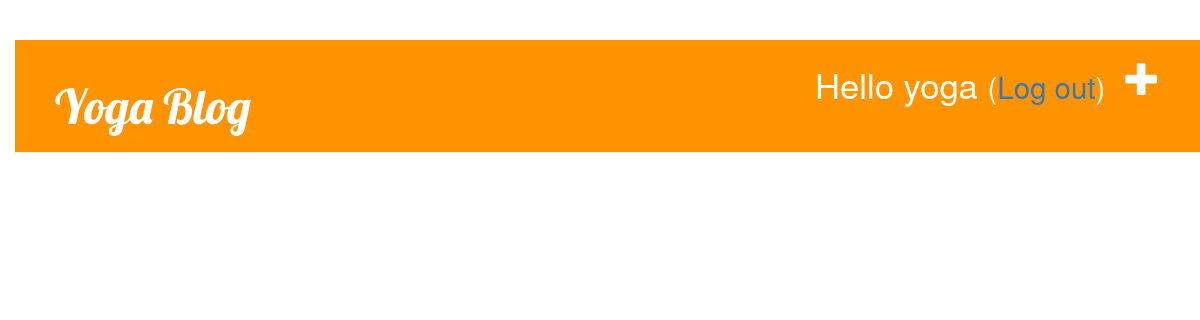
Page / (signed in) on the earlier database version.
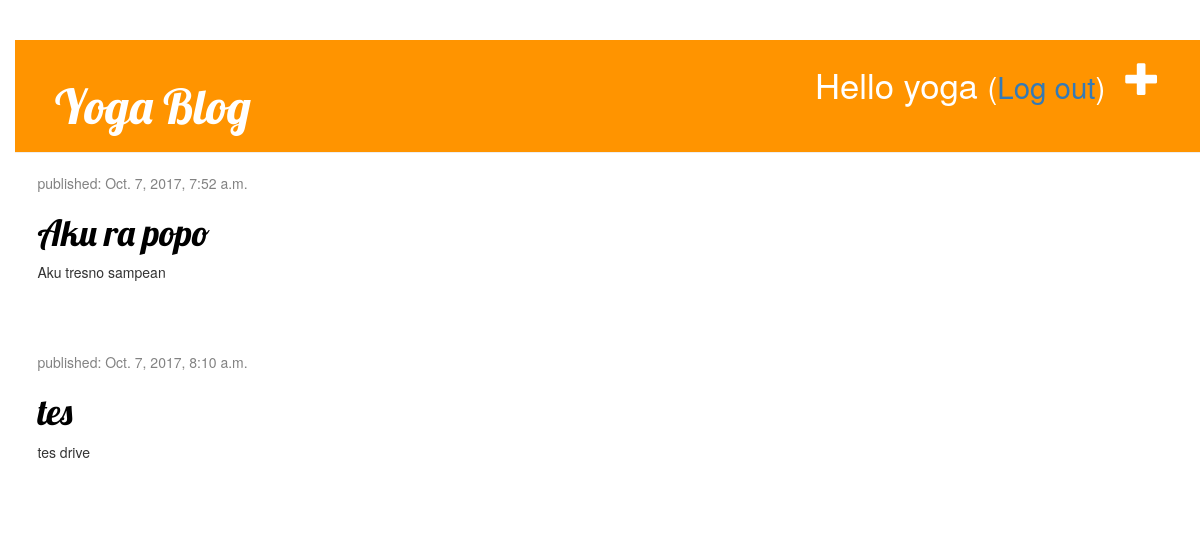
Same page on the later database version.
### blog/models.py (models this page shows, shortened)
class Post(models.Model):
    author = models.ForeignKey('auth.User')
    title = models.CharField(max_length=200)
    text = models.TextField()
    created_date = models.DateTimeField(default=timezone.now)
    published_date = models.DateTimeField(blank=True, null=True)

### blog/views.py (the view)
# urls.py: url(r'^$', views.post_list, name='post_list'),
def post_list(request):
    posts = Post.objects.filter(published_date__lte=timezone.now()).order_by('published_date')
    return render(request, 'blog/post_list.html', {'posts': posts})

### blog/templates/blog/post_list.html
{% extends 'blog/base.html' %}
{% block content %}
  {% for post in posts %}
    <div class="post">
      <div class="date">
        <p>published: {{ post.published_date }}</p>
      </div>
      <h1><a href="{% url 'post_detail' pk=post.pk %}">{{ post.title }}</a></h1>
      <p>{{ post.text|linebreaksbr }}
    </div>
  {% endfor %}
{% endblock %}

### blog/templates/blog/base.html (shortened to what this page needs)
{% load staticfiles %}
<html>
  <head>
      <link rel="stylesheet" href="{% static 'css/blog.css' %}">
      <link rel="stylesheet" href="//maxcdn.bootstrapcdn.com/bootstrap/3.2.0/css/bootstrap.min.css">
      <link rel="stylesheet" href="//maxcdn.bootstrapcdn.com/bootstrap/3.2.0/css/bootstrap-theme.min.css">
  </head>
  <body>
    <div class="page-header">
      {% if user.is_authenticated %}
        <a href="{% url 'post_new' %}" class="top-menu"><span class="glyphicon glyphicon-plus"></span></a>
        <p class="top-menu">Hello {{ user.username }} <small>(<a href="{% url 'logout' %}">Log out</a>)</small></p>
      {% else %}
        <a href="{% url 'login' %}" class="top-menu"><span class="glyphicon glyphicon-lock"></span></a>
      {% endif %}
      <h1><a href="/">Yoga Blog</a></h1>
    </div>
    <div class="content container">
      <div class="row">
        <div class="col-md-8">
          {% block content%}
          {% endblock %}
        </div>
      </div>
    </div>
  </body>
</html>

### blog/static/css/blog.css (style rules this page uses)
h1 a { color: #FCA205; font-family: 'Lobster'; }
body { padding-left: 15px; }
.page-header { background-color: #ff9400; margin-top: 0; padding: 20px 20px 20px 40px; }
.page-header h1, .page-header h1 a, .page-header h1 a:visited, .page-header h1 a:active { color: #ffffff; font-size: 36pt; text-decoration: none; }
.content { margin-left: 40px; }
h1, h2, h3, h4 { font-family: 'Lobster', cursive; }
.date { color: #828282; }
.top-menu, .top-menu:hover, .top-menu:visited { color: #ffffff; float: right; font-size: 26pt; margin-right: 20px; }
.post { margin-bottom: 70px; }
.post h1 a, .post h1 a:visited { color: #000000; }

Differences in the rows shown:
now on this page (row edited): Post: published_date "Oct. 7, 2017, 7:52 a.m.", title "Aku ra popo", text "Aku tresno sampean"
added Post: published_date "Oct. 7, 2017, 8:10 a.m.", title "tes", text "tes drive"
